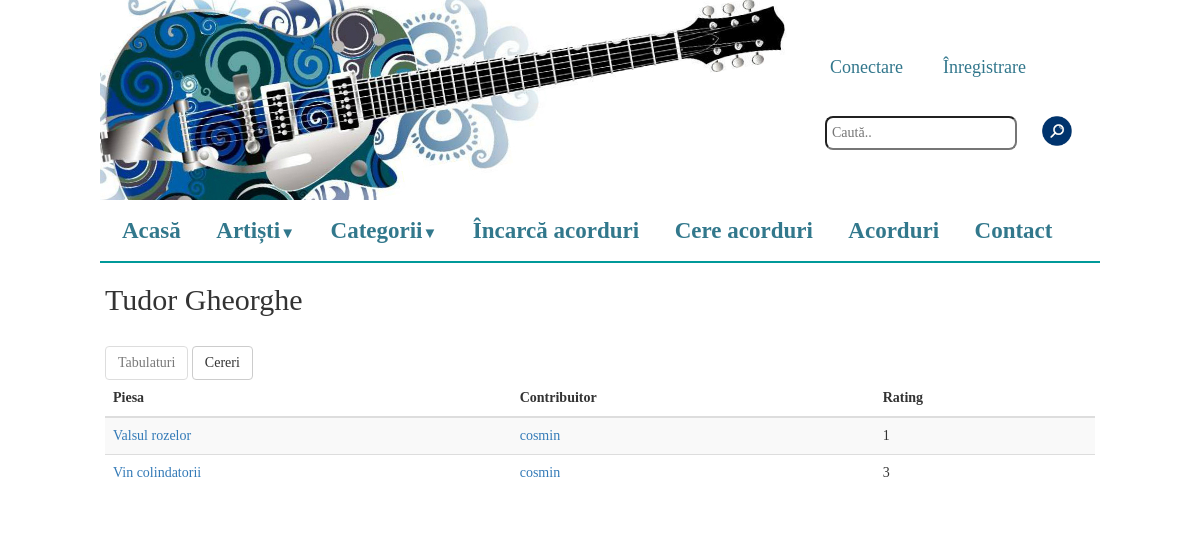
The page /index.php?artist=Tudor Gheorghe on the database its author committed.
### tables this page shows
CREATE TABLE IF NOT EXISTS `melodii` (
  `id` int(11) NOT NULL AUTO_INCREMENT,
  `artist` varchar(100) NOT NULL,
  `titlu` varchar(100) NOT NULL,
  `cale_tmp` varchar(200) DEFAULT NULL,
  `cale` varchar(200) DEFAULT NULL,
  `categorie` varchar(200) NOT NULL,
  `uploader` varchar(200) NOT NULL,
  `plus` int(11) NOT NULL,
  `minus` int(11) NOT NULL,
  `comments_path` varchar(200) NOT NULL,
  PRIMARY KEY (`id`)
);

### includes/functions.php (called while the page is built, shortened)
<?php
function get_songs_by_artist($artist) {
    $result = mysql_query("SELECT * FROM melodii WHERE artist='$artist' and cale is not NULL order by artist, titlu");
    $songs = array();
    while($p = mysql_fetch_array($result)){
        $songs[] = $p;
    }
    return $songs;
}
?>

### pages/display_tabs_by_artist.php (the view, shortened to what this page needs)
<?php
    if(isset($_GET['artist'])) {
        $artist = $_GET['artist'];
        print "<h2>".$artist."</h2><br>";
?>
<div class="switch">
    <input type="button" class="btn btn-default" value="Tabulaturi" id="display_tabs" onclick="switch_tabs_requests()" disabled="true">
    <input type="button" class="btn btn-default" value="Cereri" id="display_req" onclick="switch_tabs_requests()">
</div>
<div class="artist_tabs">
<?php
        $all_songs = get_songs_by_artist($artist);
        if (count($all_songs) == 0) {
?>
    <div id="error_tab" class='alert alert-info' style='display: block;font-size:17px;width:395px;margin-left:0px;margin-top:20px'>Ne pare rău. Nu există melodii ale acestui artist.</div>
<?php
        } else {
?>
    <table width="100%" id="tabs" class="table table-striped">
		<thead>
			<tr>
				<th>Piesa</th>
				<th>Contribuitor</th>
				<th>Rating</th>
			</tr>
		</thead>
		<tbody>
        <?php
            foreach ($all_songs as $sg){
        ?>
			<tr>
				<td><?php print "<a href=\"index.php?song=".$sg['id']."\">".$sg['titlu']."</a>";?></td>
				<td><a href="index.php?user_uploads=1&username=<?php echo $sg['uploader']; ?>"><?php print $sg['uploader'];?></a></td>
				<td><?php print $sg['plus']-$sg['minus'];?></td>
			</tr>
        <?php
            }
        ?>
		</tbody>
    </table>
<?php
    }
?>
</div>
<?php
    }
?>

### css/main.css (style rules this page uses)
* { margin: 0px; padding: 0px; }
body { overflow-x: hidden; font-family: "Palatino Linotype", "Book Antiqua", Palatino, serif; }

### rows shown on the page
melodii: titlu "Valsul rozelor", uploader "cosmin", $sg['plus']-$sg['minus'] "1"
melodii: titlu "Vin colindatorii", uploader "cosmin", $sg['plus']-$sg['minus'] "3"

### other values the page prints
$artist "Tudor Gheorghe"
